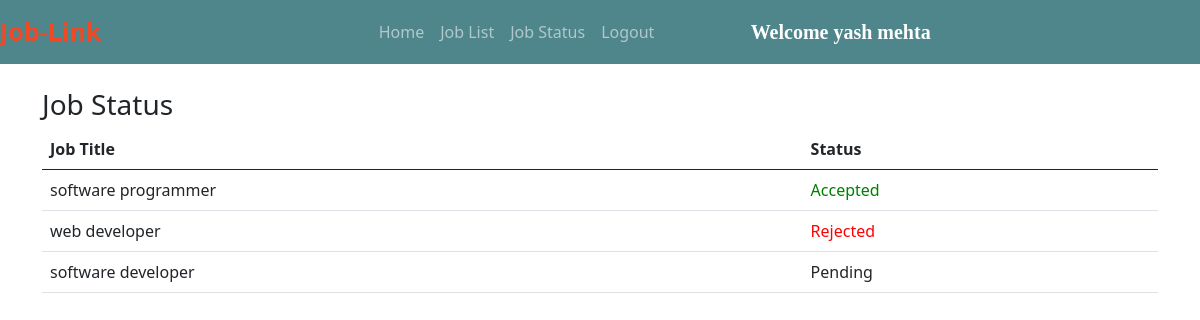
The page /job_status/ (signed in) on the database its author committed.
### jobs/models.py (models this page shows, shortened)
class Job(models.Model):
    company = models.ForeignKey(Company, on_delete=models.CASCADE)
    start_date = models.DateField()
    end_date = models.DateField()
    title = models.CharField(max_length=200)
    salary = models.FloatField()
    image = models.ImageField(upload_to="")
    description = models.TextField(max_length=400)
    experience = models.CharField(max_length=100)
    location = models.CharField(max_length=100)
    skills = models.CharField(max_length=200)
    creation_date = models.DateField()

class Application(models.Model):
    company = models.CharField(max_length=200, default="")
    job = models.ForeignKey(Job, on_delete=models.CASCADE)
    applicant = models.ForeignKey(Applicant, on_delete=models.CASCADE)
    resume = models.ImageField(upload_to="")
    apply_date = models.DateField()
    status = models.CharField(max_length=20, default="Pending")

### jobs/views.py (the view)
# urls.py: path("job_status/", views.job_status, name="job_status"),
def job_status(request):
    user = request.user
    try:
        applicant = Applicant.objects.get(user=user)
        applications = Application.objects.filter(applicant=applicant)
        status_data = {
            application.job.title: application.status for application in applications
        }
    except Applicant.DoesNotExist:
        applications = []
        status_data = {}
    return render(request, "job_status.html", {"status_data": status_data})

### jobs/templates/job_status.html (shortened to what this page needs)
{% extends 'user_navbar.html' %}
{% block job_status %} active {% endblock %}
{% block body %}
<div class="container mt-4">
    <h3>Job Status</h3>
    <table class="table table-hover">
        <thead>
            <tr>
                <th>Job Title</th>
                <th>Status</th>
            </tr>
        </thead>
        <tbody>
            {% for job_id, status in status_data.items %}
            <tr>
                <td>{{ job_id }}</td>
                <td class="{% if status == 'Accepted' %}status-accepted{% elif status == 'Rejected' %}status-rejected{% endif %}">
                    {{ status|default:"pending" }}
                </td>
            </tr>
            {% endfor %}
        </tbody>
    </table>
</div>
{% endblock %}

### jobs/templates/user_navbar.html (shortened to what this page needs)
<!doctype html>
<html lang="en">
<head>
  <link href="https://cdn.jsdelivr.net/npm/bootstrap@5.0.2/dist/css/bootstrap.min.css" rel="stylesheet"
>
  <link rel="stylesheet" href="https://cdnjs.cloudflare.com/ajax/libs/font-awesome/5.15.3/css/all.min.css">
</head>
<body>
  <nav class="navbar navbar-expand-lg navbar-dark sticky-top">
      <a class="navbar-brand" href="/"><span class="head1">Job-</span><span class="head1">Link</span></a>
      <div class="container w-50">
        <div class="collapse navbar-collapse" id="navbarSupportedContent">
          <ul class="navbar-nav me-auto mb-2 mb-lg-0">
            <li class="nav-item">
              <a class="nav-link {% block home %}{% endblock %}" aria-current="page" href="/user_homepage/">Home</a>
            </li>
            <li class="nav-item">
              <a class="nav-link {% block job_list %}{% endblock %}" href="/all_jobs/">Job List</a>
            </li>
            {% if request.user.is_authenticated %}
            <li class="nav-item {% block job_status %}{% endblock %}">
              <a class="nav-link" href="{% url 'job_status' %}">Job Status</a>
            </li>
            <li class="nav-item">
              <a class="nav-link" href="/logout/">Logout</a>
            </li>
            {% endif %}
          </ul>
          {% if request.user.is_authenticated %}
          <a class="navbar-brand" style="font-weight: bold; font-family: 'Times New Roman', Times, serif;"
            href="#">Welcome {{request.user.first_name}} {{request.user.last_name}}</a>
          {% endif %}
        </div>
      </div>
  </nav>
  {% block body %}
  {% endblock %}
</body>
</html>

### jobs/templates/user_navbar.html (style rules this page uses)
.navbar { background-color: #4f868c; }
.head1 { color: #EF4926; font-size: 25px; font-weight: bold; }

### jobs/templates/job_status.html (style rules this page uses)
.status-accepted { color: green; }
.status-rejected { color: red; }

### rows shown on the page
Job: status_data "software programmer"
Application: status_data "Accepted"
Job: status_data "web developer"
Application: status_data "Rejected"
Job: status_data "software developer"
Application: status_data "Pending"

### other values the page prints
{{ request.user.first_name }} "yash"
{{ request.user.last_name }} "mehta"
